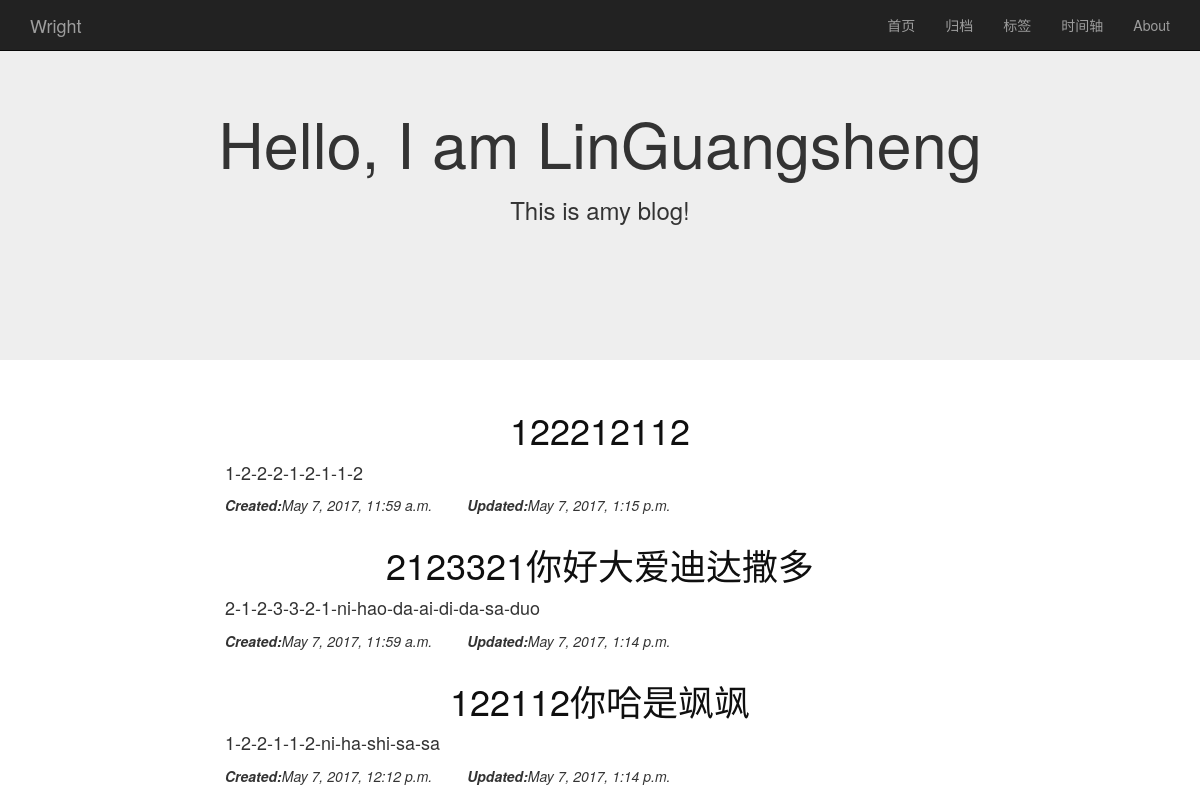
The page / on the database its author committed.
### article/models.py (models this page shows, shortened)
class article(models.Model):
    title = models.CharField(max_length=40)
    slug = models.SlugField(blank=True,null=True)
    body = models.TextField()
    markdownBody = models.TextField(blank=True,null=True)
    created = models.DateTimeField(auto_now_add=True)
    updated = models.DateTimeField(auto_now=True)
    category = models.ForeignKey(category,blank=True,null=True)
    tag = models.ManyToManyField(tag)

### article/views.py (the view)
# urls.py: url(r"^$",index),
def index(request):
    articles = article.objects.all()[:10]
    return render_to_response("blog/index.html",{'articles':articles})

### templates/blog/index.html (shortened to what this page needs)
{% load static %}
<html lang="utf-8">
    <head>
        <link href="{% static 'bootstrap-3.3.7-dist/css/bootstrap.min.css' %}" rel="stylesheet">
    </head>
    <body>
        <div>
            <nav class="navbar navbar-inverse navbar-fixed-top">
                <div class="container">
                    <div class="navbar-header">
                        <span class="navbar-brand">Wright</span>
                    </div>
                    <div class="collapse navbar-collapse">
                        <ul class="nav navbar-nav navbar-right">
                            <li><a>首页</a></li>
                            <li><a>归档</a></li>
                            <li><a>标签</a></li>
                            <li><a>时间轴</a></li>
                            <li><a>About</a></li>
                        </ul>
                    </div>
                </div>
            </nav>
        </div>
        <br>
        <br>
        <div class="jumbotron" style="height: 40%">
            <h1 class="text-center">Hello, I am LinGuangsheng</h1>
            <h3 class="text-center">This is amy blog!</h3>
        </div>
        <div class="container">
            {% for article in articles %}
            <div class="row">
                <div class="col-md-offset-2 col-md-8">
                    <a href="article/{{article.slug }}"><h1 class="text-center" style="color: #0f0f0f;">{{ article.title }}</h1></a>
                    <p style="font-size: 18px">{{ article.slug }}</p>
                    <p>
                        <em><strong>Created:</strong>{{ article.created }}</em>
                        <em><strong>Updated:</strong>{{ article.updated }}</em>
                    </p>
                </div>
            </div>
            {% endfor %}
        </div>
    </body>
</html>

### rows shown on the page
article: title "122212112", slug "1-2-2-2-1-2-1-1-2", created "May 7, 2017, 11:59 a.m.", updated "May 7, 2017, 1:15 p.m."
article: title "2123321你好大爱迪达撒多", slug "2-1-2-3-3-2-1-ni-hao-da-ai-di-da-sa-duo", created "May 7, 2017, 11:59 a.m.", updated "May 7, 2017, 1:14 p.m."
article: title "122112你哈是飒飒", slug "1-2-2-1-1-2-ni-ha-shi-sa-sa", created "May 7, 2017, 12:12 p.m.", updated "May 7, 2017, 1:14 p.m."
